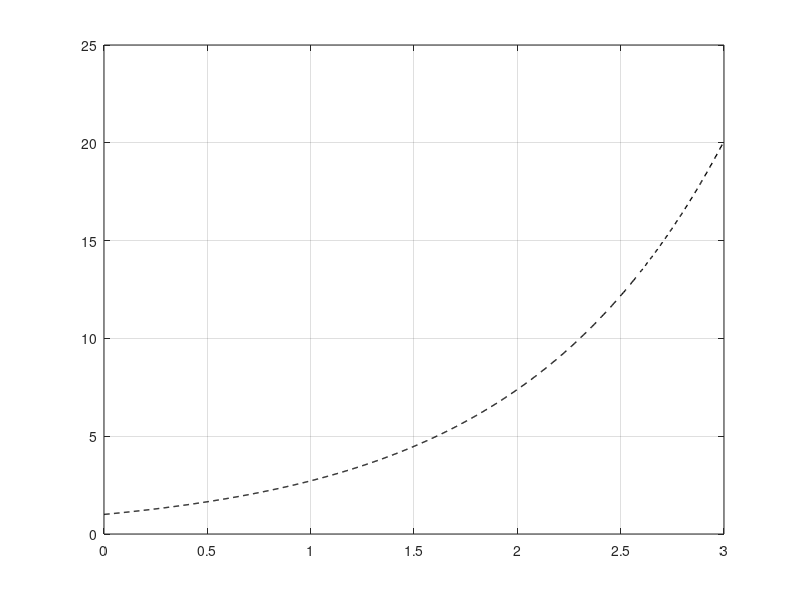

Here is the MATLAB script that generated this plot: (Note: this script raises an error after producing the figure.)
% Esercizio 4 Laboratorio 13

clear; close all; clc

% impostazione problema di Cauchy
f = @(t, y) y;

% al variare di T 
T = 3;

% valori iniziali
t_0 = 0;    t_max = T;
y0 = 1;

% perturbazione iniziale
delta0 = 1e-1;
z0 = y0+delta0;

% soluzione esatta
f_ex = @(t) exp(t);

% vettore temporale
tvect = linspace( t_0, t_max, 1e3 );
yvect = f_ex( tvect );

% plot
figure();
plot( tvect, yvect, 'k--', 'LineWidth', 1 );
hold on; grid on;

% passo temporale
h = 0.1;

% implementazione Heun
[ th, uh ] = heun( f, t_0, t_max, y0, h );
[ th, zh ] = heun( f, t_0, t_max, z0, h );   % perturbato

% plot
plot( th, uh, '*:', th, zh, 'o:' );
title('metodo di Heun');
legend('Sol_{esatta}', 'Heun', 'Heun_{pert.}');

% errore
figure();
plot( th, abs(uh-zh)/delta0, 'o' );
title('zero stabilità di Heun');